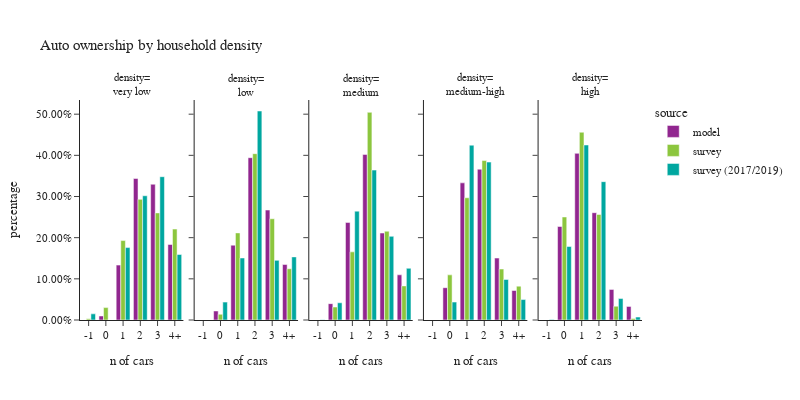

The cell this chart's notebook holds for it:
### Code cell
plot_auto(hh.dropna(subset=['hh_density_group']),'hh_density_group','household density','density')

### Figure 1 — Plotly figure (JSON) as saved in the notebook; plotly's stock layout.template omitted (floating-point values rounded to 4 significant figures)
{"data": [{"alignmentgroup": "True", "customdata": [[0], [212], [2893], [7459], [7157], [3981]], "hovertemplate": "source=model<br>hh_density_group=very low<br>auto_ownership_simple=%{x}<br>percentage=%{y}<br>sample count=%{customdata[0]}<extra></extra>", "legendgroup": "model", "marker": {"color": "#91268F", "pattern": {"shape": ""}}, "name": "model", "offsetgroup": "model", "orientation": "v", "showlegend": true, "textposition": "auto", "type": "bar", "x": ["-1", "0", "1", "2", "3", "4+"], "xaxis": "x", "y": [0.0, 0.009769, 0.1333, 0.3437, 0.3298, 0.1834], "yaxis": "y"}, {"alignmentgroup": "True", "customdata": [[0], [476], [3946], [8557], [5797], [2928]], "hovertemplate": "source=model<br>hh_density_group=low<br>auto_ownership_simple=%{x}<br>percentage=%{y}<br>sample count=%{customdata[0]}<extra></extra>", "legendgroup": "model", "marker": {"color": "#91268F", "pattern": {"shape": ""}}, "name": "model", "offsetgroup": "model", "orientation": "v", "showlegend": false, "textposition": "auto", "type": "bar", "x": ["-1", "0", "1", "2", "3", "4+"], "xaxis": "x2", "y": [0.0, 0.02193, 0.1818, 0.3943, 0.2671, 0.1349], "yaxis": "y2"}, {"alignmentgroup": "True", "customdata": [[0], [1726], [10286], [17459], [9168], [4764]], "hovertemplate": "source=model<br>hh_density_group=medium<br>auto_ownership_simple=%{x}<br>percentage=%{y}<br>sample count=%{customdata[0]}<extra></extra>", "legendgroup": "model", "marker": {"color": "#91268F", "pattern": {"shape": ""}}, "name": "model", "offsetgroup": "model", "orientation": "v", "showlegend": false, "textposition": "auto", "type": "bar", "x": ["-1", "0", "1", "2", "3", "4+"], "xaxis": "x3", "y": [0.0, 0.03977, 0.237, 0.4023, 0.2112, 0.1098], "yaxis": "y3"}, {"alignmentgroup": "True", "customdata": [[0], [3405], [14459], [15897], [6530], [3110]], "hovertemplate": "source=model<br>hh_density_group=medium-high<br>auto_ownership_simple=%{x}<br>percentage=%{y}<br>sample count=%{customdata[0]}<extra></extra>", "legendgroup": "model", "marker": {"color": "#91268F", "pattern": {"shape": ""}}, "name": "model", "offsetgroup": "model", "orientation": "v", "showlegend": false, "textposition": "auto", "type": "bar", "x": ["-1", "0", "1", "2", "3", "4+"], "xaxis": "x4", "y": [0.0, 0.07845, 0.3331, 0.3663, 0.1505, 0.07166], "yaxis": "y4"}, {"alignmentgroup": "True", "customdata": [[0], [9858], [17571], [11314], [3225], [1435]], "hovertemplate": "source=model<br>hh_density_group=high<br>auto_ownership_simple=%{x}<br>percentage=%{y}<br>sample count=%{customdata[0]}<extra></extra>", "legendgroup": "model", "marker": {"color": "#91268F", "pattern": {"shape": ""}}, "name": "model", "offsetgroup": "model", "orientation": "v", "showlegend": false, "textposition": "auto", "type": "bar", "x": ["-1", "0", "1", "2", "3", "4+"], "xaxis": "x5", "y": [0.0, 0.2271, 0.4048, 0.2607, 0.0743, 0.03306], "yaxis": "y5"}, {"alignmentgroup": "True", "customdata": [[1], [9], [86], [139], [67], [37]], "hovertemplate": "source=survey<br>hh_density_group=very low<br>auto_ownership_simple=%{x}<br>percentage=%{y}<br>sample count=%{customdata[0]}<extra></extra>", "legendgroup": "survey", "marker": {"color": "#8CC63E", "pattern": {"shape": ""}}, "name": "survey", "offsetgroup": "survey", "orientation": "v", "showlegend": true, "textposition": "auto", "type": "bar", "x": ["-1", "0", "1", "2", "3", "4+"], "xaxis": "x", "y": [0.002772, 0.03016, 0.193, 0.2931, 0.2602, 0.2208], "yaxis": "y"}, {"alignmentgroup": "True", "customdata": [[0], [4], [90], [170], [59], [18]], "hovertemplate": "source=survey<br>hh_density_group=low<br>auto_ownership_simple=%{x}<br>percentage=%{y}<br>sample count=%{customdata[0]}<extra></extra>", "legendgroup": "survey", "marker": {"color": "#8CC63E", "pattern": {"shape": ""}}, "name": "survey", "offsetgroup": "survey", "orientation": "v", "showlegend": false, "textposition": "auto", "type": "bar", "x": ["-1", "0", "1", "2", "3", "4+"], "xaxis": "x2", "y": [0.0, 0.01391, 0.2116, 0.4041, 0.2459, 0.1245], "yaxis": "y2"}, {"alignmentgroup": "True", "customdata": [[0], [21], [194], [257], [65], [30]], "hovertemplate": "source=survey<br>hh_density_group=medium<br>auto_ownership_simple=%{x}<br>percentage=%{y}<br>sample count=%{customdata[0]}<extra></extra>", "legendgroup": "survey", "marker": {"color": "#8CC63E", "pattern": {"shape": ""}}, "name": "survey", "offsetgroup": "survey", "orientation": "v", "showlegend": false, "textposition": "auto", "type": "bar", "x": ["-1", "0", "1", "2", "3", "4+"], "xaxis": "x3", "y": [0.0, 0.03146, 0.1655, 0.5045, 0.2156, 0.08289], "yaxis": "y3"}, {"alignmentgroup": "True", "customdata": [[0], [63], [355], [216], [49], [25]], "hovertemplate": "source=survey<br>hh_density_group=medium-high<br>auto_ownership_simple=%{x}<br>percentage=%{y}<br>sample count=%{customdata[0]}<extra></extra>", "legendgroup": "survey", "marker": {"color": "#8CC63E", "pattern": {"shape": ""}}, "name": "survey", "offsetgroup": "survey", "orientation": "v", "showlegend": false, "textposition": "auto", "type": "bar", "x": ["-1", "0", "1", "2", "3", "4+"], "xaxis": "x4", "y": [0.0, 0.1097, 0.2969, 0.3874, 0.1238, 0.08225], "yaxis": "y4"}, {"alignmentgroup": "True", "customdata": [[0], [475], [850], [252], [28], [8]], "hovertemplate": "source=survey<br>hh_density_group=high<br>auto_ownership_simple=%{x}<br>percentage=%{y}<br>sample count=%{customdata[0]}<extra></extra>", "legendgroup": "survey", "marker": {"color": "#8CC63E", "pattern": {"shape": ""}}, "name": "survey", "offsetgroup": "survey", "orientation": "v", "showlegend": false, "textposition": "auto", "type": "bar", "x": ["-1", "0", "1", "2", "3", "4+"], "xaxis": "x5", "y": [0.0, 0.2503, 0.4562, 0.2564, 0.03352, 0.003656], "yaxis": "y5"}, {"alignmentgroup": "True", "customdata": [[1], [0], [65], [127], [70], [39]], "hovertemplate": "source=survey (2017/2019)<br>hh_density_group=very low<br>auto_ownership_simple=%{x}<br>percentage=%{y}<br>sample count=%{customdata[0]}<extra></extra>", "legendgroup": "survey (2017/2019)", "marker": {"color": "#00A7A0", "pattern": {"shape": ""}}, "name": "survey (2017/2019)", "offsetgroup": "survey (2017/2019)", "orientation": "v", "showlegend": true, "textposition": "auto", "type": "bar", "x": ["-1", "0", "1", "2", "3", "4+"], "xaxis": "x", "y": [0.01493, 0.0, 0.1759, 0.3018, 0.3481, 0.1592], "yaxis": "y"}, {"alignmentgroup": "True", "customdata": [[0], [5], [77], [156], [44], [29]], "hovertemplate": "source=survey (2017/2019)<br>hh_density_group=low<br>auto_ownership_simple=%{x}<br>percentage=%{y}<br>sample count=%{customdata[0]}<extra></extra>", "legendgroup": "survey (2017/2019)", "marker": {"color": "#00A7A0", "pattern": {"shape": ""}}, "name": "survey (2017/2019)", "offsetgroup": "survey (2017/2019)", "orientation": "v", "showlegend": false, "textposition": "auto", "type": "bar", "x": ["-1", "0", "1", "2", "3", "4+"], "xaxis": "x2", "y": [0.0, 0.04345, 0.1507, 0.5077, 0.1449, 0.1533], "yaxis": "y2"}, {"alignmentgroup": "True", "customdata": [[1], [17], [198], [287], [99], [33]], "hovertemplate": "source=survey (2017/2019)<br>hh_density_group=medium<br>auto_ownership_simple=%{x}<br>percentage=%{y}<br>sample count=%{customdata[0]}<extra></extra>", "legendgroup": "survey (2017/2019)", "marker": {"color": "#00A7A0", "pattern": {"shape": ""}}, "name": "survey (2017/2019)", "offsetgroup": "survey (2017/2019)", "orientation": "v", "showlegend": false, "textposition": "auto", "type": "bar", "x": ["-1", "0", "1", "2", "3", "4+"], "xaxis": "x3", "y": [0.000753, 0.04183, 0.2645, 0.3642, 0.2032, 0.1256], "yaxis": "y3"}, {"alignmentgroup": "True", "customdata": [[0], [61], [426], [322], [63], [18]], "hovertemplate": "source=survey (2017/2019)<br>hh_density_group=medium-high<br>auto_ownership_simple=%{x}<br>percentage=%{y}<br>sample count=%{customdata[0]}<extra></extra>", "legendgroup": "survey (2017/2019)", "marker": {"color": "#00A7A0", "pattern": {"shape": ""}}, "name": "survey (2017/2019)", "offsetgroup": "survey (2017/2019)", "orientation": "v", "showlegend": false, "textposition": "auto", "type": "bar", "x": ["-1", "0", "1", "2", "3", "4+"], "xaxis": "x4", "y": [0.0, 0.04353, 0.4247, 0.3836, 0.09849, 0.04968], "yaxis": "y4"}, {"alignmentgroup": "True", "customdata": [[1], [994], [2194], [770], [71], [22]], "hovertemplate": "source=survey (2017/2019)<br>hh_density_group=high<br>auto_ownership_simple=%{x}<br>percentage=%{y}<br>sample count=%{customdata[0]}<extra></extra>", "legendgroup": "survey (2017/2019)", "marker": {"color": "#00A7A0", "pattern": {"shape": ""}}, "name": "survey (2017/2019)", "offsetgroup": "survey (2017/2019)", "orientation": "v", "showlegend": false, "textposition": "auto", "type": "bar", "x": ["-1", "0", "1", "2", "3", "4+"], "xaxis": "x5", "y": [0.001087, 0.1785, 0.4251, 0.3361, 0.05207, 0.007134], "yaxis": "y5"}], "layout": {"annotations": [{"font": {}, "showarrow": false, "text": "density=<br>very low", "x": 0.092, "xanchor": "center", "xref": "paper", "y": 1.0, "yanchor": "bottom", "yref": "paper"}, {"font": {}, "showarrow": false, "text": "density=<br>low", "x": 0.296, "xanchor": "center", "xref": "paper", "y": 1.0, "yanchor": "bottom", "yref": "paper"}, {"font": {}, "showarrow": false, "text": "density=<br>medium", "x": 0.5, "xanchor": "center", "xref": "paper", "y": 1.0, "yanchor": "bottom", "yref": "paper"}, {"font": {}, "showarrow": false, "text": "density=<br>medium-high", "x": 0.704, "xanchor": "center", "xref": "paper", "y": 1.0, "yanchor": "bottom", "yref": "paper"}, {"font": {}, "showarrow": false, "text": "density=<br>high", "x": 0.908, "xanchor": "center", "xref": "paper", "y": 1.0, "yanchor": "bottom", "yref": "paper"}], "barmode": "group", "font": {"size": 11}, "height": 400, "legend": {"title": {"text": "source"}, "tracegroupgap": 0}, "title": {"text": "Auto ownership by household density"}, "width": 800, "xaxis": {"anchor": "y", "domain": [0.0, 0.184], "title": {"text": "n of cars"}}, "xaxis2": {"anchor": "y2", "domain": [0.204, 0.388], "matches": "x", "title": {"text": "n of cars"}}, "xaxis3": {"anchor": "y3", "domain": [0.408, 0.592], "matches": "x", "title": {"text": "n of cars"}}, "xaxis4": {"anchor": "y4", "domain": [0.612, 0.796], "matches": "x", "title": {"text": "n of cars"}}, "xaxis5": {"anchor": "y5", "domain": [0.816, 1.0], "matches": "x", "title": {"text": "n of cars"}}, "yaxis": {"anchor": "x", "domain": [0.0, 1.0], "tickformat": ".2%", "title": {"text": "percentage"}}, "yaxis2": {"anchor": "x2", "domain": [0.0, 1.0], "matches": "y", "showticklabels": false, "tickformat": ".2%"}, "yaxis3": {"anchor": "x3", "domain": [0.0, 1.0], "matches": "y", "showticklabels": false, "tickformat": ".2%"}, "yaxis4": {"anchor": "x4", "domain": [0.0, 1.0], "matches": "y", "showticklabels": false, "tickformat": ".2%"}, "yaxis5": {"anchor": "x5", "domain": [0.0, 1.0], "matches": "y", "showticklabels": false, "tickformat": ".2%"}}}
